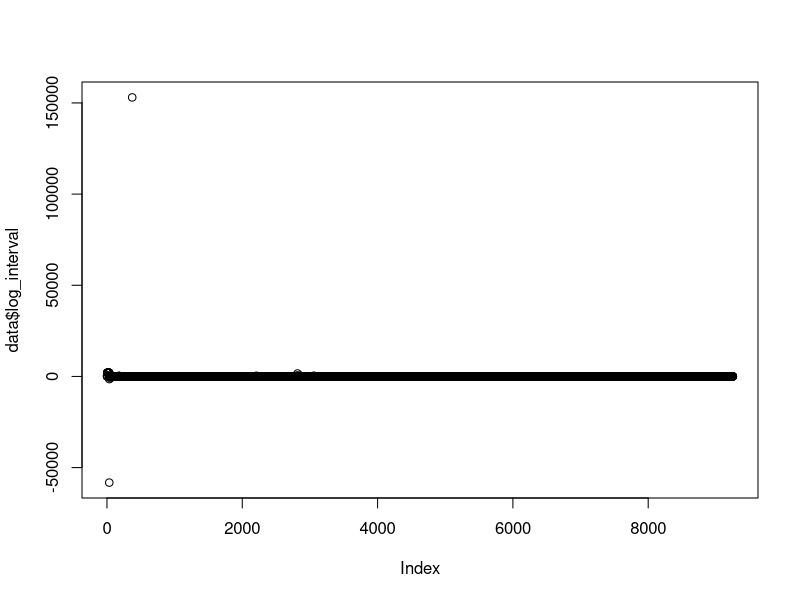
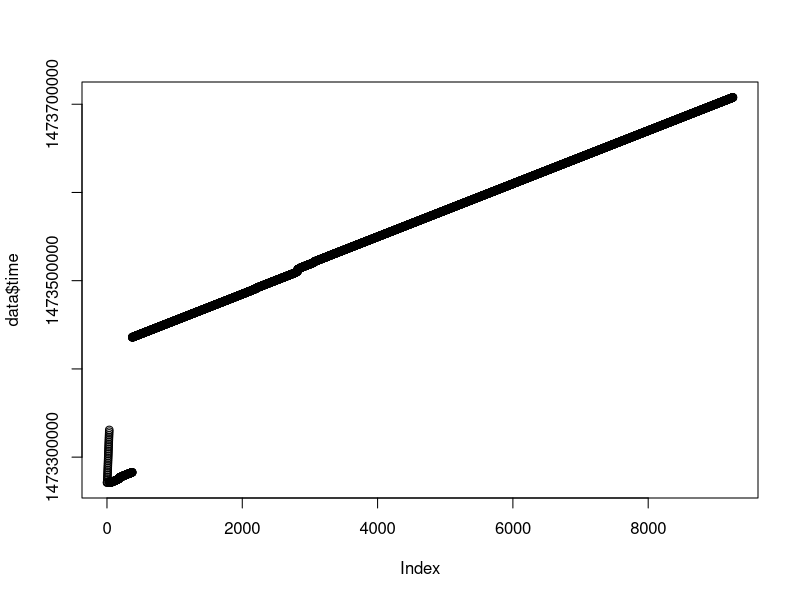
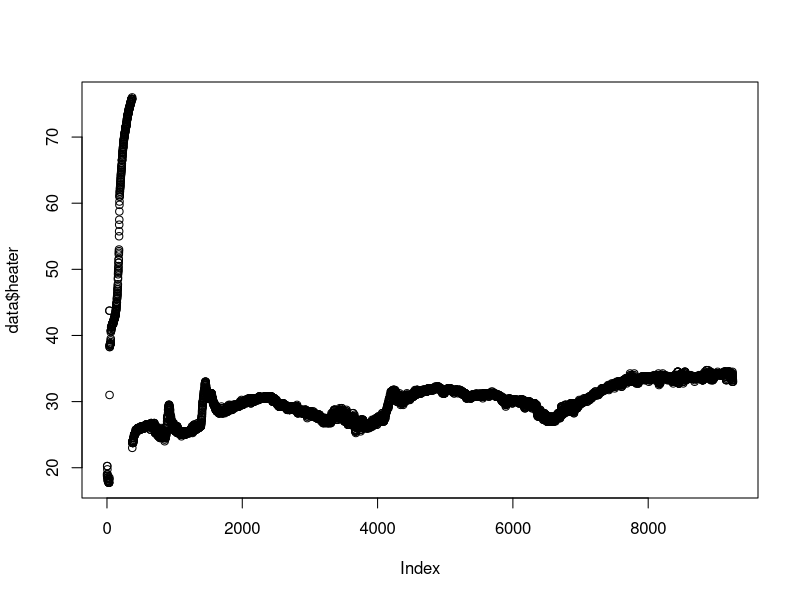
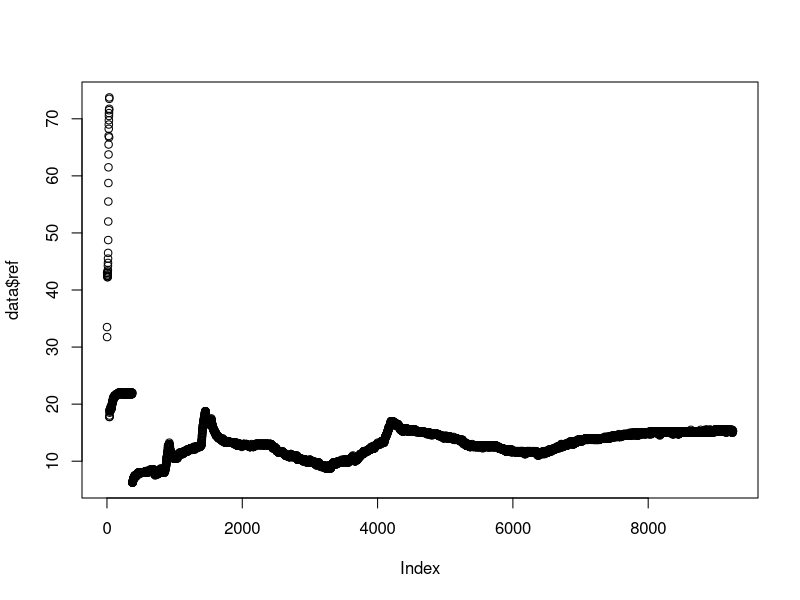
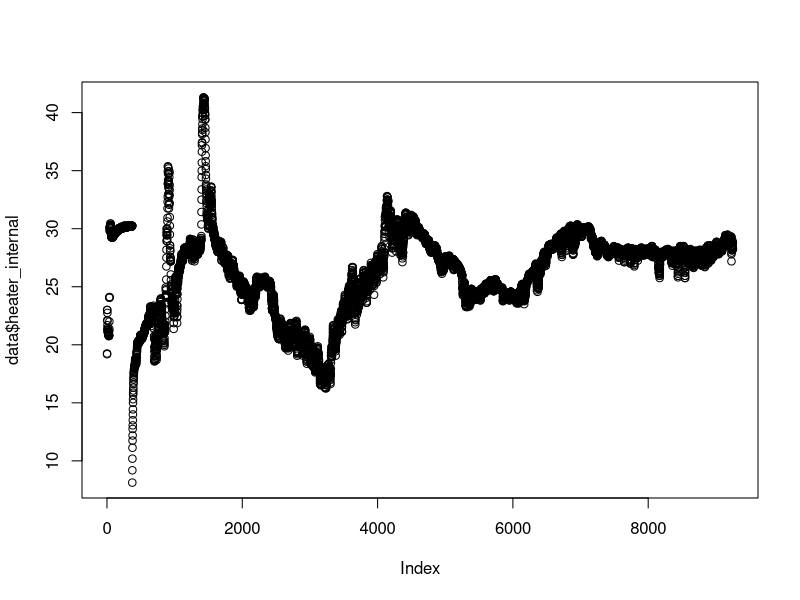
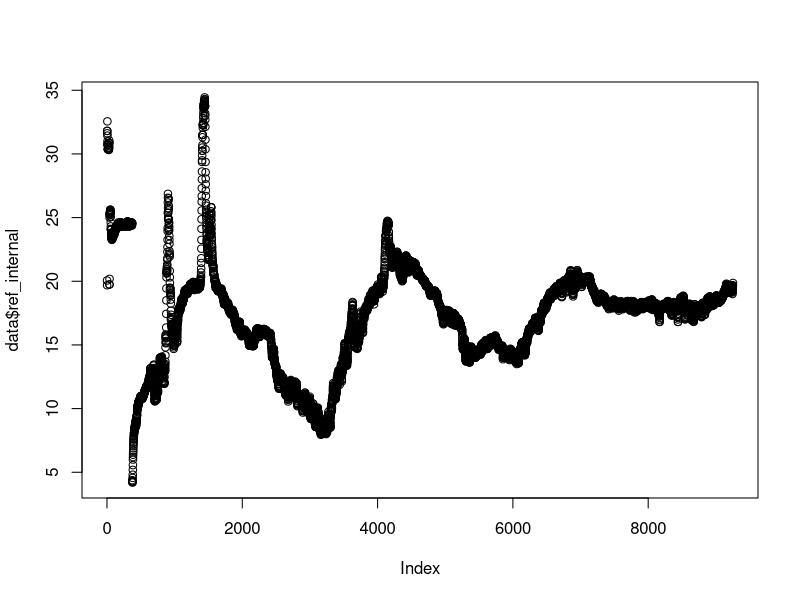
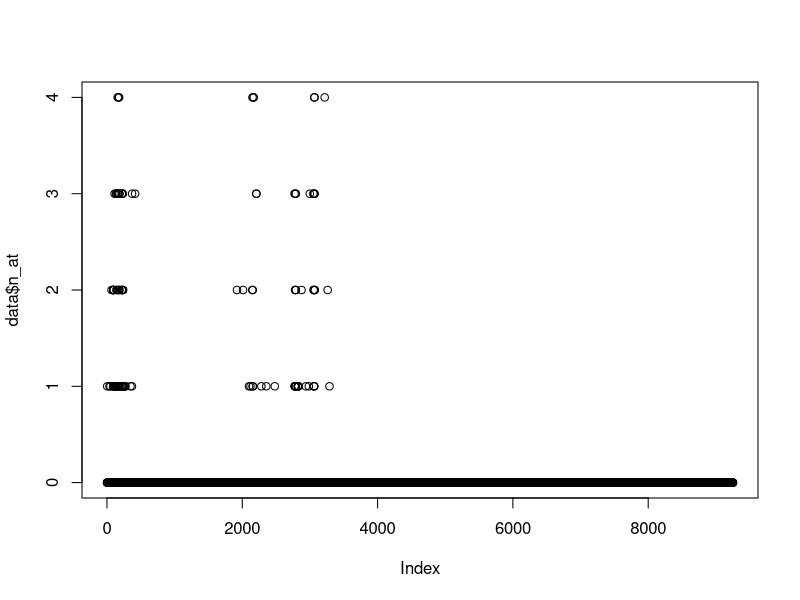
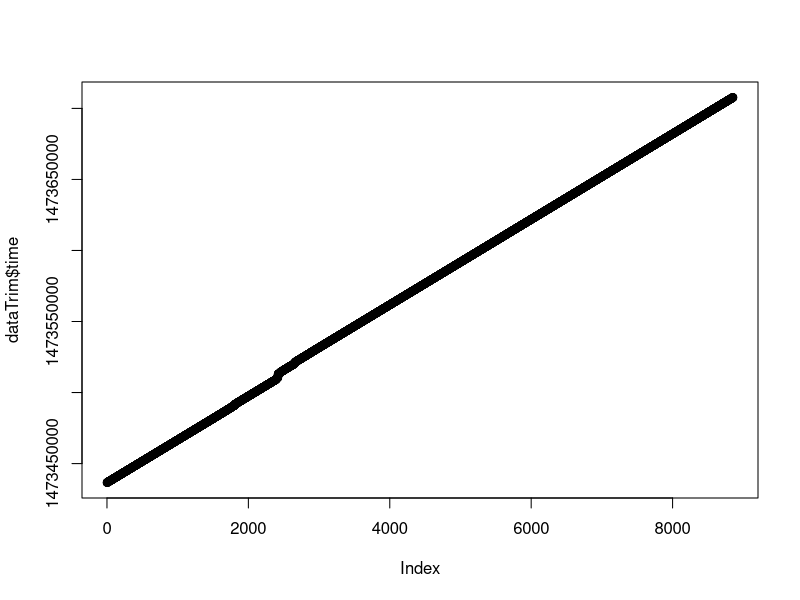

Recreate these plots in R, in order.
setwd("~/Documents/Projects/UAF/sap-flux/data/20160909-dualProbeSpruce/")
##--Load In Data--##
data = data.frame(read.csv("105_1.csv"))
#check to make sure this is correct
names(data) <- c("sensor_num", "time", "heater", "heater_internal", "ref", "ref_internal", "n_at") 
data$time_real = as.POSIXct(data$time, origin="1970-01-01") #Convert time to POSIX
for (i in 1:length(data$time)) {
  data$log_interval[i] = data$time[i+1] - data$time[i]
}
plot(data$log_interval)
plot(data$time)
plot(data$heater)
plot(data$ref)
plot(data$heater_internal)
plot(data$ref_internal)
plot(data$n_at)

data$time_real[length(data$time_real)]
data$time[length(data$time_real)]

dataTrim = data[400:length(data$time),]
plot(dataTrim$time)
plot(dataTrim$heater~dataTrim$time_real)
plot(dataTrim$heater_internal~dataTrim$time_real)
plot(dataTrim$ref~dataTrim$time_real)
plot(dataTrim$ref_internal~dataTrim$time_real)
dataTrim$dif = dataTrim$heater - dataTrim$ref
plot(dataTrim$dif ~ dataTrim$time_real)
